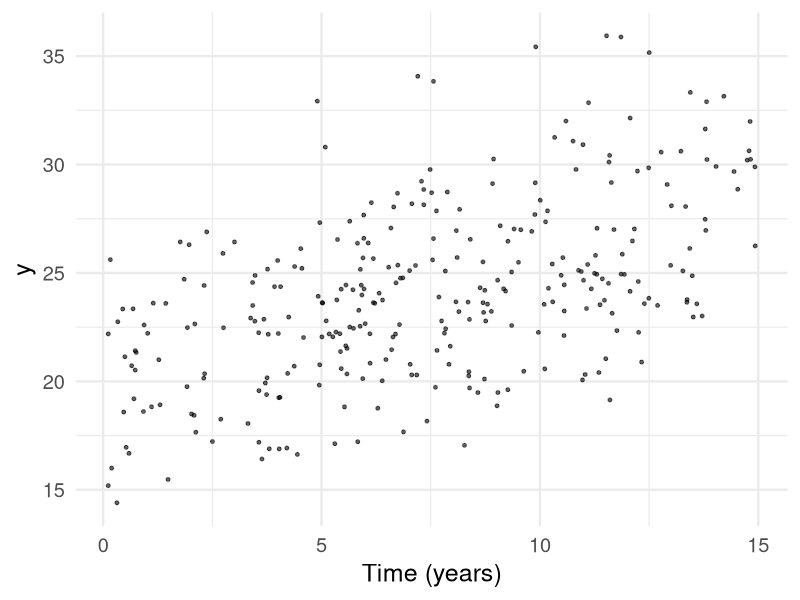
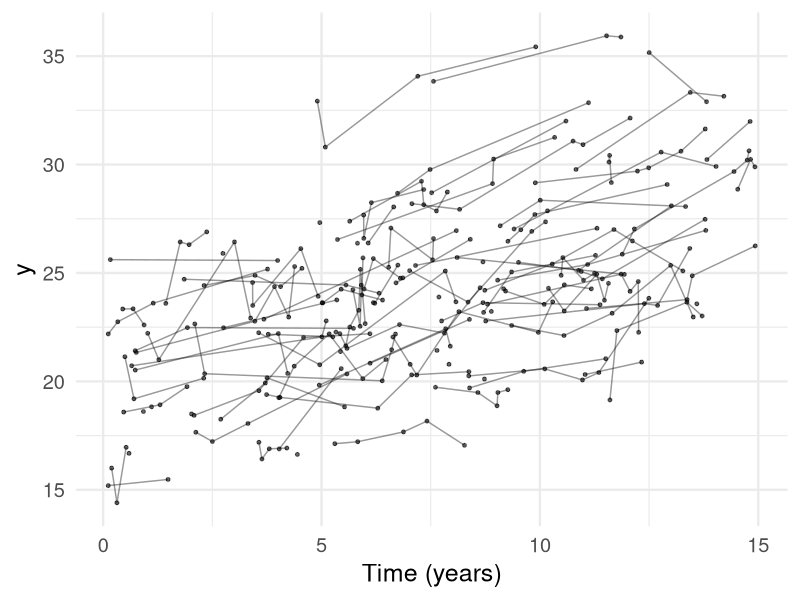
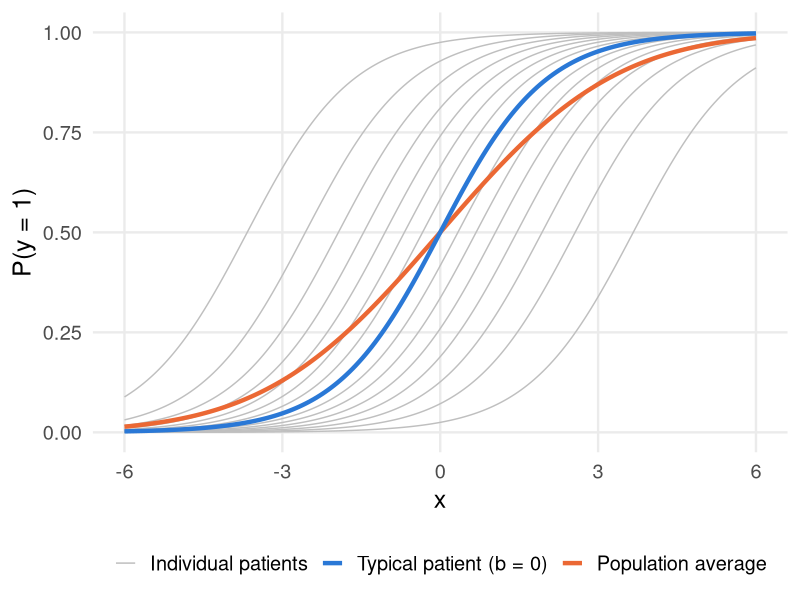
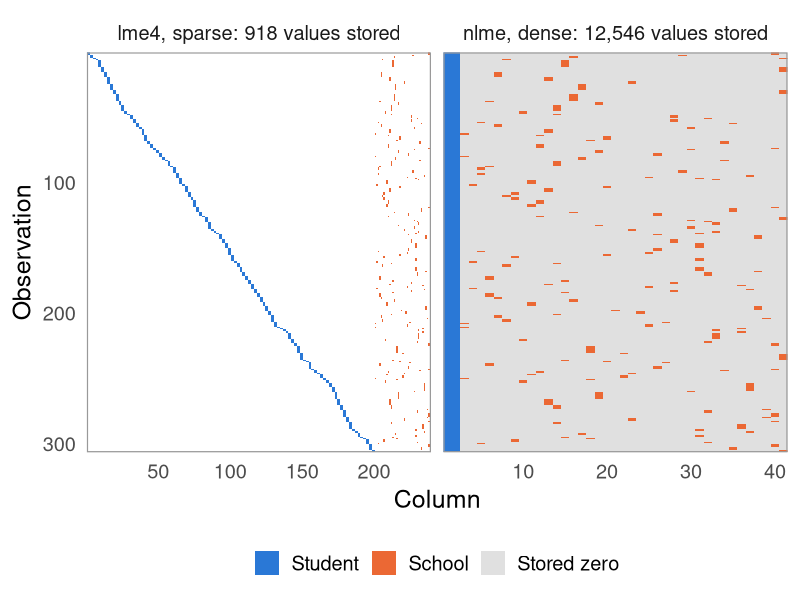
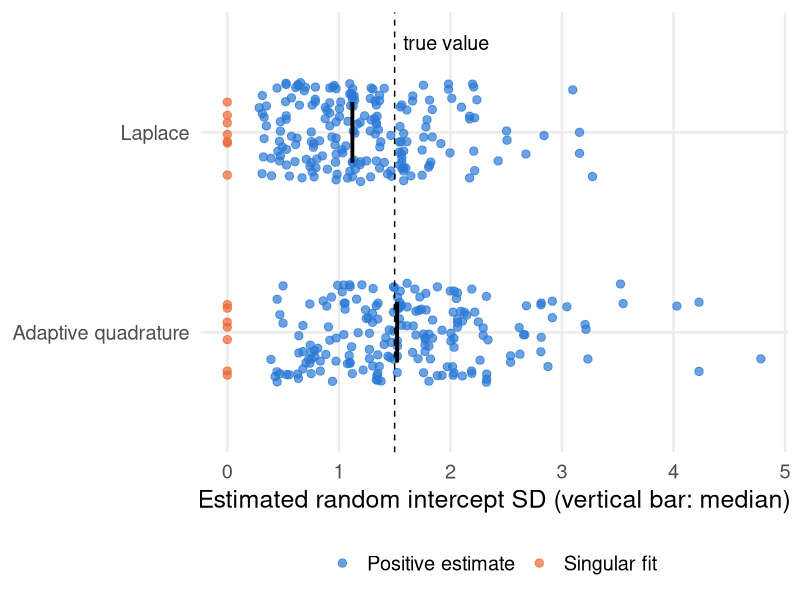

The R source for these figures, in order:
## ---- chunk 1
library(tidyverse)
## ---- chunk 2
#| echo: false
set.seed(11)

# Population parameters: E(y) = b0 + b1 * x
b0 <- 20
b1 <- 0.5
sd_u0 <- 3     # random intercept SD
sd_u1 <- 0.3   # random slope SD
sd_eps <- 1    # residual SD
n_id <- 100
max_followup <- 5

# Irregular measurement times: first visit at 0, last at end of follow-up,
# any visits in between drawn uniformly
sim_times <- function(n_obs, followup) {
  if (n_obs == 1) return(0)
  c(0, sort(runif(n_obs - 2, 0, followup)), followup)
}

dat <- tibble(
  id = factor(seq_len(n_id)),
  n_obs = sample(1:5, n_id, replace = TRUE),
  followup = if_else(n_obs > 1, runif(n_id, 0, max_followup), 0),
  u0 = rnorm(n_id, sd = sd_u0),
  u1 = rnorm(n_id, sd = sd_u1)
) |>
  mutate(
    followup = followup / max(followup) * max_followup, # longest follow-up exactly 8 years
    baseline = runif(n_id, 0, 15 - followup),
    time = map2(n_obs, followup, sim_times)
  ) |>
  unnest(time) |>
  mutate(
    x = baseline + time,
    y = b0 + u0 + (b1 + u1) * x + rnorm(n(), sd = sd_eps)
  )
## ---- chunk 3
#| echo: false

p <- ggplot(dat, aes(x, y, group = id)) +
  geom_point(alpha = 0.6, size = 1) +
  labs(x = "Time (years)", y = "y") +
  theme_minimal(base_size = 18)

p
## ---- chunk 4
#| echo: false

p + geom_line(alpha = 0.4)
## ---- chunk 5
#| echo: true
library(lme4)
mod <- lmer(y ~ x + (x | id), data = dat)
## ---- chunk 6
#| echo: true

X <- getME(mod, "X")
dim(X)
X[1:8, ]
## ---- chunk 7
#| echo: true

Z <- getME(mod, "Z")
dim(Z)
Z[1:8, 1:6]
## ---- chunk 8
#| echo: true
mod0 <- lmer(y ~ x + (1 | id), data = dat)
lrt <- as.numeric(2 * (logLik(mod) - logLik(mod0)))
c(naive = pchisq(lrt, df = 2, lower.tail = FALSE),
  mixture = mean(pchisq(lrt, df = 1:2, lower.tail = FALSE)))
## ---- chunk 9
#| echo: false
#| fig-height: 4
# Logistic random intercept model with slope 1 and random intercept SD 2
sd_b_marg <- 2
x_grid <- seq(-6, 6, length.out = 200)

patients <- expand_grid(b = qnorm(ppoints(15)) * sd_b_marg, x = x_grid) |>
  mutate(p = plogis(x + b), curve = "Individual patients")

marginal_p <- function(eta) {
  integrate(\(b) plogis(eta + b) * dnorm(b, sd = sd_b_marg), -Inf, Inf)$value
}

curves <- tibble(x = x_grid) |>
  mutate(
    `Typical patient (b = 0)` = plogis(x),
    `Population average` = map_dbl(x, marginal_p)
  ) |>
  pivot_longer(-x, names_to = "curve", values_to = "p")

ggplot(mapping = aes(x, p, colour = curve)) +
  geom_line(data = patients, aes(group = b), linewidth = 0.5) +
  geom_line(data = curves, linewidth = 1.5) +
  scale_colour_manual(
    values = c(`Individual patients` = "grey75", `Typical patient (b = 0)` = "#2a78d6",
               `Population average` = "#eb6834"),
    breaks = c("Individual patients", "Typical patient (b = 0)", "Population average")
  ) +
  labs(x = "x", y = "P(y = 1)", colour = NULL) +
  theme_minimal(base_size = 18) +
  theme(legend.position = "bottom", panel.grid.minor = element_blank())
## ---- chunk 10
#| echo: false
# Add school membership to dat: students start in a random school and
# move to a new random school at each later visit with probability 0.3
set.seed(12)
n_school <- 40
school_eff <- rnorm(n_school, sd = 2)

dat_school <- dat |>
  group_by(id) |>
  mutate(school = accumulate(
    runif(n() - 1) < 0.3,
    \(s, move) if (move) sample(n_school, 1) else s,
    .init = sample(n_school, 1)
  )) |>
  ungroup() |>
  mutate(y = y + school_eff[school], school = factor(school))
## ---- chunk 11
#| echo: true
mod_school <- lmer(y ~ x + (x | id) + (1 | school), data = dat_school)
## ---- chunk 12
#| echo: false
#| fig-height: 5
# lme4: only the nonzero entries of Z are stored
Z <- getME(mod_school, "Z")
n_id_cols <- 2 * nlevels(dat_school$id)

lme4_df <- as.data.frame(summary(Z)) |>
  as_tibble() |>
  transmute(row = i, col = j, value = if_else(j <= n_id_cols, "Student", "School"))

# nlme: student intercept and slope columns, plus one dense indicator
# column per school, with every zero stored
nlme_df <- expand_grid(
  row = seq_len(nrow(dat_school)),
  col = seq_len(2 + nlevels(dat_school$school))
) |>
  mutate(value = case_when(
    col <= 2 ~ "Student",
    as.integer(dat_school$school)[row] == col - 2 ~ "School",
    .default = "Stored zero"
  ))

labs_pkg <- c(
  lme4 = str_glue("lme4, sparse: {scales::comma(nrow(lme4_df))} values stored"),
  nlme = str_glue("nlme, dense: {scales::comma(nrow(nlme_df))} values stored")
)

bind_rows(lme4 = lme4_df, nlme = nlme_df, .id = "package") |>
  mutate(package = labs_pkg[package]) |>
  ggplot(aes(col, row, fill = value)) +
  geom_raster() +
  facet_grid(~ package, scales = "free_x") +
  scale_y_reverse(expand = c(0, 0)) +
  scale_x_continuous(expand = c(0, 0)) +
  scale_fill_manual(
    values = c(Student = "#2a78d6", School = "#eb6834", `Stored zero` = "grey88"),
    breaks = c("Student", "School", "Stored zero")
  ) +
  labs(x = "Column", y = "Observation", fill = NULL) +
  theme_minimal(base_size = 18) +
  theme(
    panel.grid = element_blank(),
    legend.position = "bottom",
    panel.border = element_rect(fill = NA, colour = "grey60")
  )
## ---- chunk 13
#| echo: false
#| cache: true
# Estimated random intercept SD, or NA if the fit fails
glmer_sd <- possibly(function(d, ...) {
  f <- suppressWarnings(suppressMessages(
    glmer(y ~ time + (1 | id), data = d, family = binomial, ...)
  ))
  sqrt(VarCorr(f)$id[1, 1])
}, otherwise = NA_real_)

set.seed(2026)
n_pat <- 40
sd_b_true <- 1.5

sim_bin <- map(1:200, \(rep) {
  d <- tibble(id = factor(rep(seq_len(n_pat), each = 2)), time = rep(0:1, n_pat)) |>
    mutate(y = rbinom(n(), 1, plogis(-0.5 + 0.5 * time + rnorm(n_pat, sd = sd_b_true)[id])))
  tibble(
    method = c("Laplace", "Adaptive quadrature"),
    sd_b = c(glmer_sd(d), glmer_sd(d, nAGQ = 25))
  )
}) |>
  list_rbind() |>
  mutate(method = fct_inorder(method))

sim_summary <- sim_bin |>
  group_by(method) |>
  summarise(
    median_sd = median(sd_b, na.rm = TRUE),
    pct_zero = mean(sd_b < 1e-4, na.rm = TRUE)
  )
## ---- chunk 14
#| echo: false
#| fig-height: 4.2
sim_bin |>
  filter(!is.na(sd_b)) |>
  mutate(type = if_else(sd_b < 1e-4, "Singular fit", "Positive estimate")) |>
  ggplot(aes(sd_b, fct_rev(method))) +
  geom_jitter(aes(colour = type), height = 0.25, width = 0, alpha = 0.7, size = 2.5) +
  geom_point(data = sim_summary, aes(median_sd), shape = "|", size = 16) +
  geom_vline(xintercept = sd_b_true, linetype = "dashed") +
  annotate("text", x = sd_b_true, y = 2.45, label = "true value", hjust = -0.1, size = 5) +
  scale_colour_manual(values = c(`Positive estimate` = "#2a78d6", `Singular fit` = "#eb6834")) +
  labs(x = "Estimated random intercept SD (vertical bar: median)", y = NULL, colour = NULL) +
  theme_minimal(base_size = 18) +
  theme(legend.position = "bottom", panel.grid.minor = element_blank())
